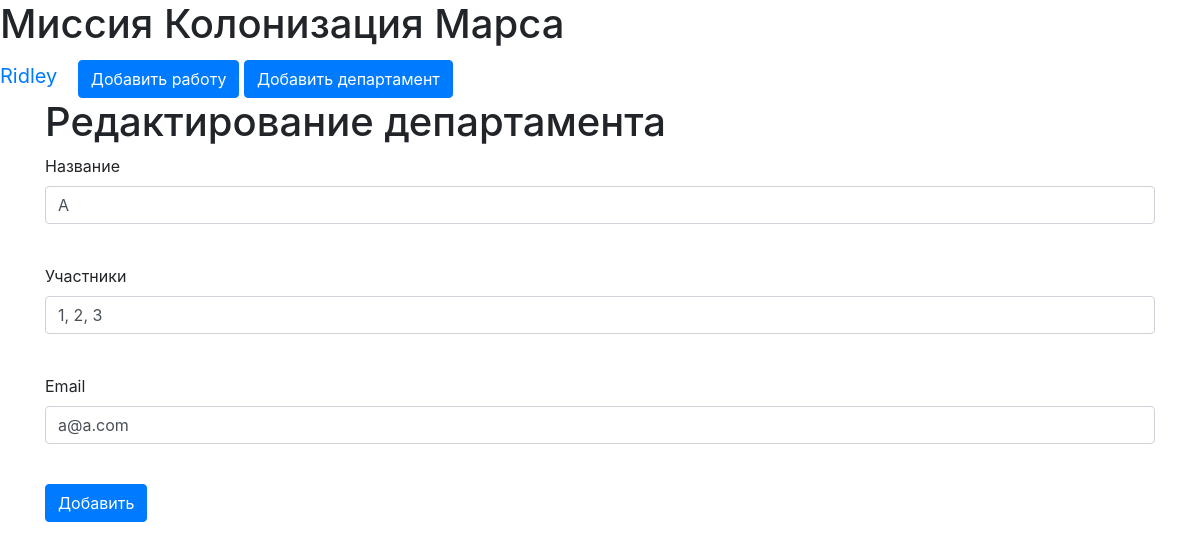
/department_add/1 (signed in), run on the app's committed database.
### data/users.py (models this page shows, shortened)
class User(SqlAlchemyBase, UserMixin, SerializerMixin):
    __tablename__ = 'users'
    id = sqlalchemy.Column(sqlalchemy.Integer,
                           primary_key=True, autoincrement=True)
    surname = sqlalchemy.Column(sqlalchemy.String, nullable=True)
    name = sqlalchemy.Column(sqlalchemy.String, nullable=True)
    age = sqlalchemy.Column(sqlalchemy.Integer, nullable=True)
    position = sqlalchemy.Column(sqlalchemy.String, nullable=True)
    speciality = sqlalchemy.Column(sqlalchemy.String, nullable=True)
    address = sqlalchemy.Column(sqlalchemy.String, nullable=True)
    email = sqlalchemy.Column(sqlalchemy.String,
                              unique=True, nullable=True)
    hashed_password = sqlalchemy.Column(sqlalchemy.String, nullable=True)
    modified_date = sqlalchemy.Column(sqlalchemy.DateTime,
                                      default=datetime.datetime.now)
    city_from = sqlalchemy.Column(sqlalchemy.String, nullable=True)

### data/departments.py (models this page shows)
class Department(SqlAlchemyBase, SerializerMixin):
    __tablename__ = 'department'
    id = sqlalchemy.Column(sqlalchemy.Integer,
                           primary_key=True, autoincrement=True)
    title = sqlalchemy.Column(sqlalchemy.String)
    chief = sqlalchemy.Column(sqlalchemy.Integer,
                              sqlalchemy.ForeignKey("users.id"))
    user = orm.relation('User')
    members = sqlalchemy.Column(sqlalchemy.String, nullable=True)
    email = sqlalchemy.Column(sqlalchemy.String)

### main.py (the view, shortened to what this page needs)
@app.route('/department_add/<int:id>', methods=['GET', 'POST'])
@login_required
def edit_departments(id):
    form = DepartmentForm()
    if request.method == "GET":
        db_sess = db_session.create_session()
        if current_user.id == 1:
            dep = db_sess.query(Department).filter(Department.id == id).first()
        else:
            dep = db_sess.query(Department).filter(Department.id == id,
                                                   current_user.id == Department.chief
                                                   ).first()
        if dep:
            form.title.data = dep.title
            form.members.data = dep.members
            form.email.data = dep.email
        else:
            abort(404)
    return render_template('add_department.html',
                           title='Редактирование департамента',
                           form=form
                           )

### forms/department.py
class DepartmentForm(FlaskForm):
    title = StringField('Название', validators=[DataRequired()])
    members = StringField('Участники')
    email = EmailField('Email')
    submit = SubmitField('Добавить')

### data/db_session.py (called while the page is built)
def create_session() -> Session:
    global __factory
    return __factory()

### main.py (called while the page is built)
@login_manager.user_loader
def load_user(user_id):
    db_sess = db_session.create_session()
    return db_sess.query(User).get(user_id)

### templates/add_department.html (shortened to what this page needs)
{% extends "base.html" %}
{% block content %}
<h1>{{ title }}</h1>
<form action="" method="post">
    <p>
        {{ form.title.label }}<br>
        {{ form.title(class="form-control") }}<br>
    </p>
    <p>
        {{ form.members.label }}<br>
        {{ form.members(class="form-control") }}<br>
    </p>
    <p>
        {{ form.email.label }}<br>
        {{ form.email(class="form-control") }}<br>
    </p>
    <p>{{ form.submit(type="submit", class="btn btn-primary") }}</p>
</form>
{% endblock %}

### templates/base.html (shortened to what this page needs)
<!DOCTYPE html>
<html lang="en">
<head>
    <link rel="stylesheet"
          href="https://stackpath.bootstrapcdn.com/bootstrap/4.4.1/css/bootstrap.min.css"
>
    <link rel="stylesheet" type="text/css"
          href="{{ url_for('static', filename='css/style.css') }}"/>
</head>
<body>
<h1>Миссия Колонизация Марса</h1>
<nav>
    {% if current_user.is_authenticated %}
    <a class="navbar-brand" href="/logout">{{ current_user.name }}</a>
    {% else %}
    <p>
        <a class="btn btn-primary " href="/register">Зарегистрироваться</a>
        <a class="btn btn-success" href="/login">Войти</a>
    </p>
    {% endif %}
    {% if current_user.is_authenticated %}
    <a href="jobs" class="btn btn-primary">Добавить работу</a>
    <a href="department_add" class="btn btn-primary">Добавить департамент</a>
    {% endif %}
</nav>
<main role="main" class="container">
    {% block content %}{% endblock %}
</main>
</body>
</html>

### data on the page
User: name "Ridley"
Department: title "A", members "1, 2, 3", email "a@a.com"

### other printed values
{{ title }} "Редактирование департамента"
